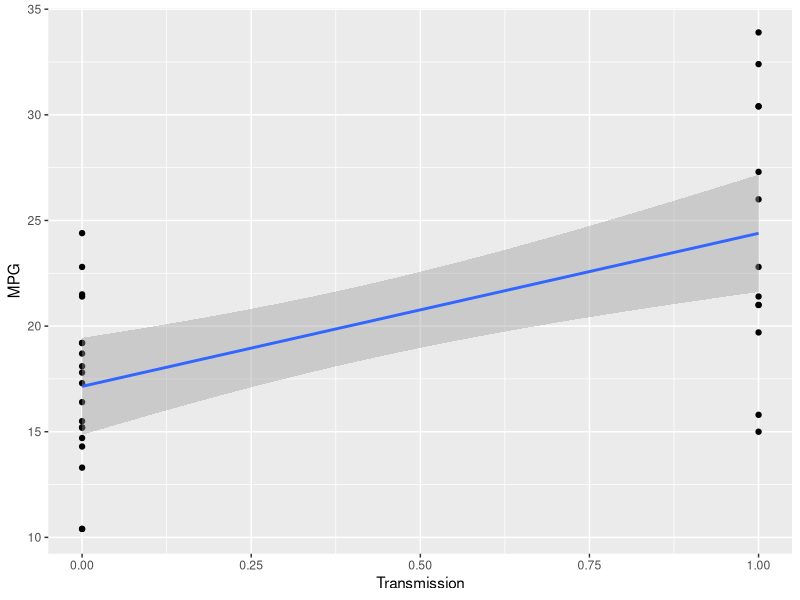
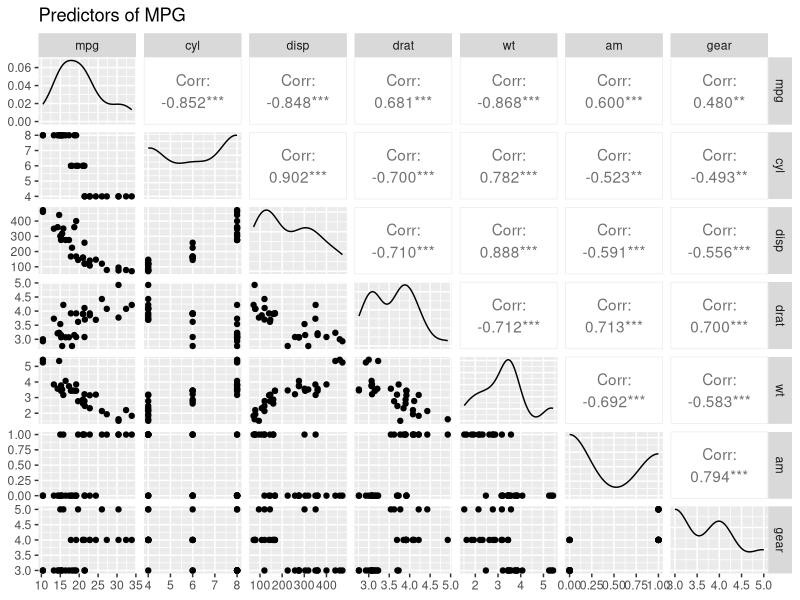
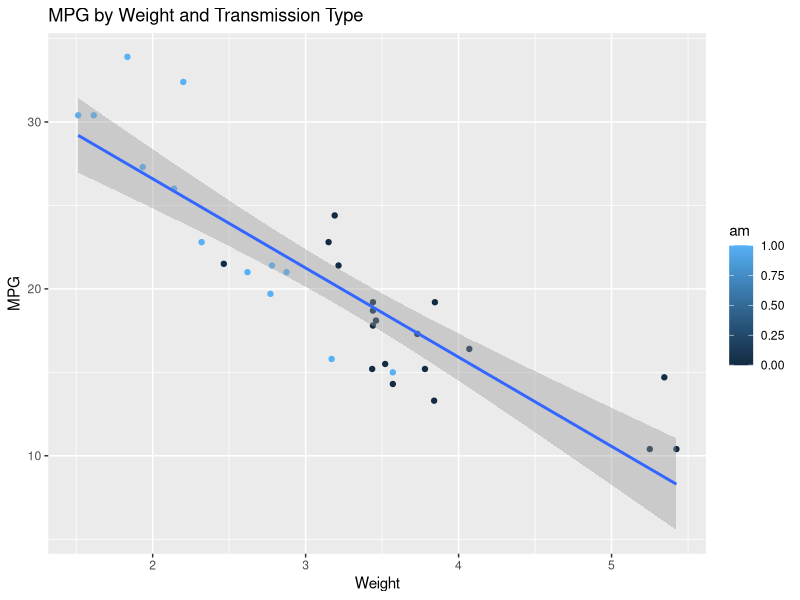
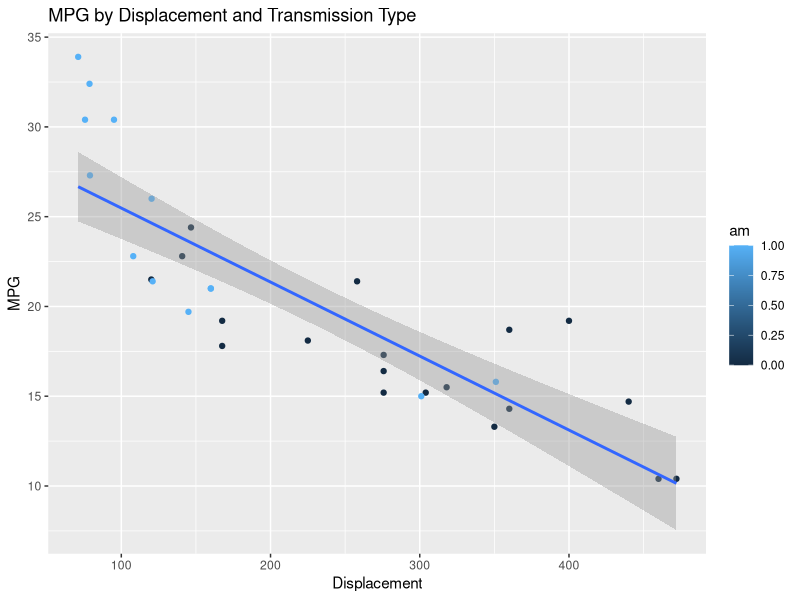
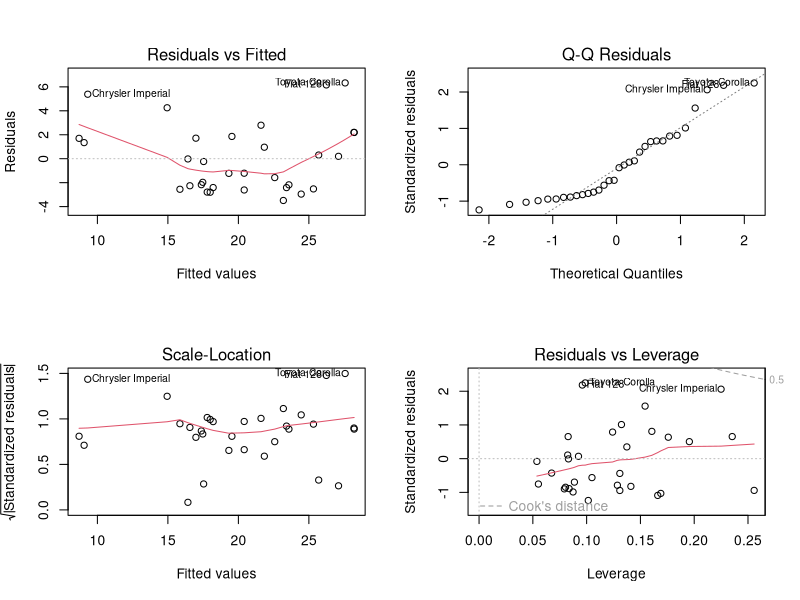

Reproduce these figures in R, in order.
## ---- chunk 1
library(ggplot2); library(GGally); library(dplyr)
data(mtcars); head(mtcars); summary(mtcars)
summarize(group_by(mtcars, am), mean(mpg), records = length(mpg))
## ---- chunk 2
mpgtrans <- lm(mpg ~ am, mtcars);summary(mpgtrans)$coefficients
## ---- chunk 3
mpgall <- lm(mpg ~., mtcars);summary(mpgall)$coefficients
## ---- chunk 4
mpgtranswt <- lm(mpg ~ am + wt, mtcars); summary(mpgtranswt)$coefficients
mpgtransds <- lm(mpg ~ am + disp, mtcars); summary(mpgtransds)$coefficients
mpgtranswtds <- lm(mpg ~ am + wt + disp, mtcars); summary(mpgtranswtds)$coefficients
## ---- chunk 5
autompg <- predict(mpgtranswtds, data.frame(am = 0,  wt = 3, disp = 250), interval = "prediction")
manualmpg <- predict(mpgtranswtds, data.frame(am = 1,  wt = 3, disp = 250), interval = "prediction")
mpgdelta <- manualmpg - autompg
## ---- chunk 6
confint(mpgtranswtds)
## ---- chunk 7

g <- ggplot(mtcars, aes(mtcars$am, mtcars$mpg))
g <- g + geom_point()
g <- g + geom_smooth(method = 'lm')
g <- g + ylab("MPG")
g <- g + xlab("Transmission")
g
## ---- chunk 8
p = ggpairs(mtcars, columns = c(1, 2, 3, 5, 6, 9, 10), title = "Predictors of MPG")
p
## ---- chunk 9
gwt <- ggplot(mtcars, aes(wt, mpg), colour = am)
gwt <- gwt + geom_point(aes(colour = am))
gwt <- gwt + geom_smooth(method = 'lm')
gwt <- gwt + ylab("MPG")
gwt <- gwt + xlab("Weight")
gwt <- gwt + ggtitle("MPG by Weight and Transmission Type")
gwt
## ---- chunk 10
gds <- ggplot(mtcars, aes(disp, mpg), colour = am)
gds <- gds + geom_point(aes(colour = am))
gds <- gds + geom_smooth(method = 'lm')
gds <- gds + ylab("MPG")
gds <- gds + xlab("Displacement")
gds <- gds + ggtitle("MPG by Displacement and Transmission Type")
gds
## ---- chunk 11
#basic residual testing
par(mfrow = c(2,2))
plot(mpgtranswtds)
